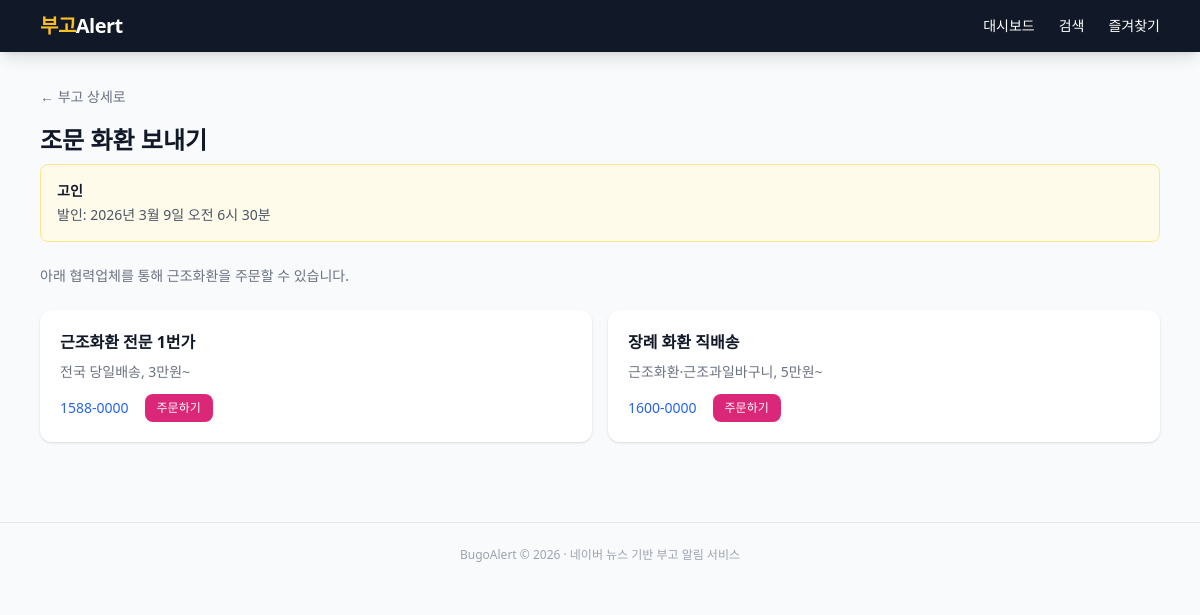
/flower/order/3, run on an earlier commit of the app's database.
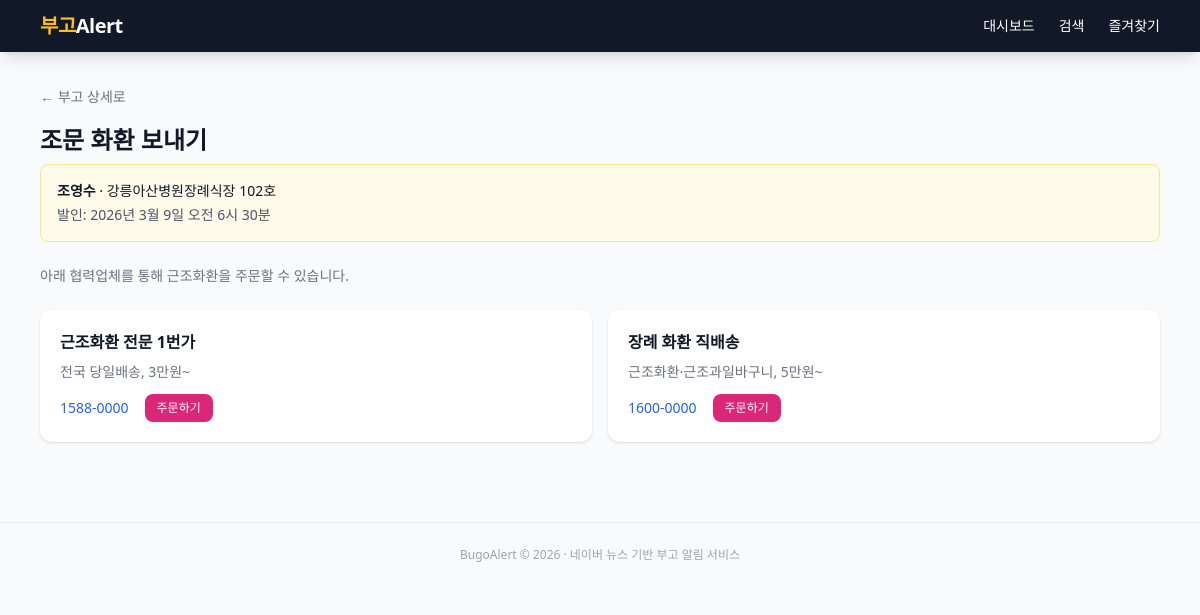
And on a later commit of the database.
### app/models.py (models this page shows)
class Obituary(Base):
    __tablename__ = "obituaries"
    id = Column(Integer, primary_key=True, autoincrement=True)
    source_url = Column(String(512), nullable=False)
    title = Column(String(512), nullable=False)
    key_person = Column(String(100))
    organization = Column(String(200))
    position = Column(String(200))
    deceased_name = Column(String(100))
    deceased_age = Column(String(50))
    relationship = Column(String(100))
    related_persons = Column(Text)
    funeral_hall = Column(String(200))
    room_number = Column(String(50))
    funeral_date = Column(String(100))
    funeral_time = Column(String(50))
    contact = Column(String(100))
    remarks = Column(Text)
    raw_text = Column(Text)
    published_at = Column(DateTime)
    created_at = Column(DateTime, default=datetime.utcnow)
    dedup_key = Column(String(200), unique=True, nullable=True)
    __table_args__ = (
        Index("ix_obituaries_key_person", "key_person"),
        Index("ix_obituaries_org", "organization"),
        Index("ix_obituaries_published", "published_at"),
        Index("ix_obituaries_dedup", "dedup_key"),
        Index("ix_obituaries_source_url", "source_url"),
    )

### app/routers/flower_order.py (the view)
@router.get("/order/{obituary_id}")
async def flower_order_page(
    request: Request,
    obituary_id: int,
    db: Session = Depends(get_db),
):
    obit = db.query(Obituary).filter(Obituary.id == obituary_id).first()
    if obit is None:
        raise HTTPException(status_code=404, detail="부고를 찾을 수 없습니다")
    return request.app.state.templates.TemplateResponse(
        "flower_order.html",
        {
            "request": request,
            "obit": obit,
            "vendors": PARTNER_VENDORS,
        },
    )

### app/templates/flower_order.html (shortened to what this page needs)
{% extends "base.html" %}
{% block content %}
<div class="mb-4">
  {% if obit %}
  <a href="/obituary/{{ obit.id }}" class="text-sm text-gray-500 hover:text-gray-700">&larr; 부고 상세로</a>
  {% else %}
  <a href="/" class="text-sm text-gray-500 hover:text-gray-700">&larr; 목록으로</a>
  {% endif %}
</div>
<h1 class="text-2xl font-bold mb-2">조문 화환 보내기</h1>
{% if obit %}
<div class="bg-amber-50 border border-amber-200 rounded-lg p-4 mb-6 text-sm">
  <p><strong>{{ obit.deceased_name or '고인' }}</strong>
    {% if obit.funeral_hall %} &middot; {{ obit.funeral_hall }}{% endif %}
    {% if obit.room_number %} {{ obit.room_number }}{% endif %}
  </p>
  {% if obit.funeral_date %}
  <p class="text-gray-600 mt-1">발인: {{ obit.funeral_date|format_funeral_date_full }} {{ obit.funeral_time or '' }}</p>
  {% endif %}
</div>
{% endif %}
<p class="text-gray-500 text-sm mb-6">아래 협력업체를 통해 근조화환을 주문할 수 있습니다.</p>
<div class="grid grid-cols-1 md:grid-cols-2 gap-4">
  {% for v in vendors %}
  <div class="bg-white rounded-xl shadow p-5 hover:shadow-md transition">
    <h3 class="font-bold text-base mb-2">{{ v.name }}</h3>
    <p class="text-sm text-gray-500 mb-3">{{ v.note }}</p>
    <div class="flex items-center gap-4 text-sm">
      <a href="tel:{{ v.phone }}" class="text-blue-600 hover:underline">{{ v.phone }}</a>
      <a href="{{ v.url }}" target="_blank"
         class="px-3 py-1.5 bg-pink-600 text-white rounded-lg text-xs font-medium hover:bg-pink-700 transition">
        주문하기
      </a>
    </div>
  </div>
  {% endfor %}
</div>
{% endblock %}

What changed in the data, as far as the page shows it:
changed Obituary "오전 6시 30분": deceased_name "고인" → "조영수"; funeral_hall (not shown) → "강릉아산병원장례식장"; room_number (not shown) → "102호"
